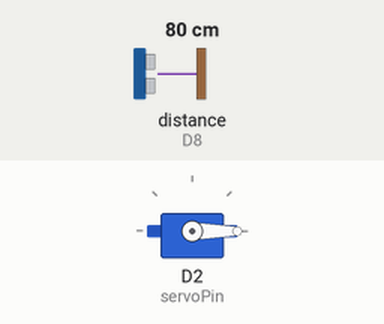
Recording of a sketch running on a simulated ESP8266 (NodeMCU). On the bench: servo. Wiring (inferred from the names in the program): ultrasonic range finder: trigger GPIO 3; echo D8. The inputs (shaded band) are chosen by the test bench; at power-on: distance to the obstacle (sensor on D8) 80 cm. The echo pulse lasts 58.3 µs per cm.

Above: at 1.2 s.
1.3 s: distance to the obstacle (sensor on D8) set to 23 cm
2.8 s: distance to the obstacle (sensor on D8) set to 18 cm
At 3.9 s:
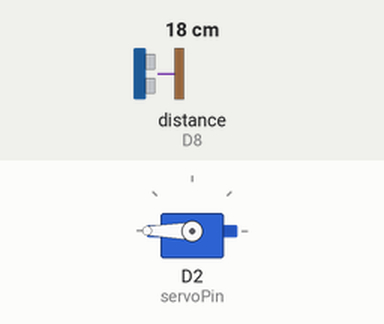
4.3 s: distance to the obstacle (sensor on D8) set to 35 cm
At 5.0 s:
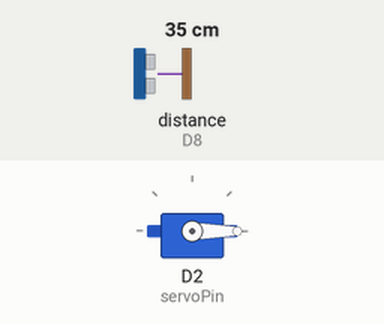
5.8 s: distance to the obstacle (sensor on D8) set to 2 cm
At 6.2 s:
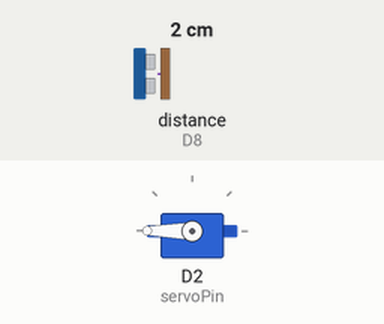
Timing chart, 0 to 8.3 s (numbered marks = the images above; inputs shaded):
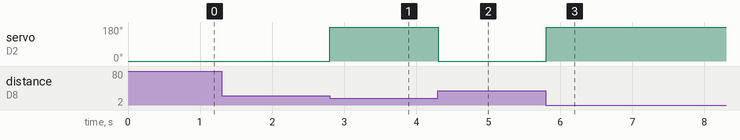

The sketch:

51_ultrasonic_servo_mortor.ino
```cpp
#include <Servo.h>

int TRIG = D9;
int ECHO = D8;
static const int servoPin = D2;

Servo servo;

void setup(){
  pinMode(TRIG, OUTPUT);
  pinMode(ECHO, INPUT);
  servo.attach(servoPin);
  Serial.begin(115200);
  }

void loop(){
  long duration, distance;

  digitalWrite(TRIG, LOW);
  delayMicroseconds(2);
  digitalWrite(TRIG,HIGH);
  delayMicroseconds(2);
  digitalWrite(TRIG, LOW);

  duration = pulseIn(ECHO, HIGH);
  distance = duration * 17 / 1000;

  if(distance < 20)
    servo.write(180);
  if(distance >= 20)
    servo.write(0);
  }
```

Measured:
- the behaviour switches between 21 and 20 cm on distance to the obstacle (sensor on D8) (found by bisection; images 0 and 1)
- after the input at 1.3 s, every drawn part: stays the same
- after the input at 2.8 s, servo on D2 (servoPin): 0° → 180° at once
- after the input at 4.3 s, servo on D2 (servoPin): 180° → 0° at once
- after the input at 5.8 s, servo on D2 (servoPin): 0° → 180° at once
